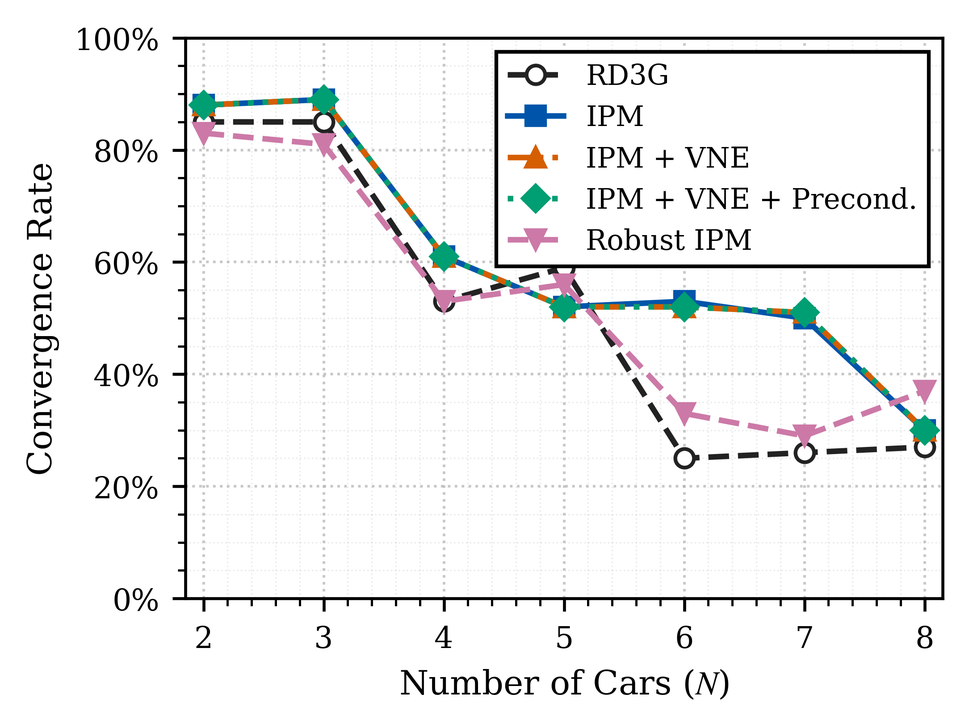
#> input picture plot_scripts/ipm_benchmark_convergence.png, 969 x 728 px, shrunk from 2169 x 1629 before the run; its folder holds 4 pictures in this run
$ python multiple_exposure.py .
#> lines starting #> are read from the running program, lines starting #| are printed output that depends on the picture; after the words box and inside, x2 and y2 are one past the last pixel; in counts of white or black regions, pixels touching at a corner belong together
from __future__ import annotations

import argparse
from pathlib import Path

import numpy as np
from PIL import Image


def create_multiple_exposure(
    folder: str | Path,
    output_path: str | Path | None = None,
    prominence_power: float = 2.0,
    min_opacity: float = 0.35,
) -> Path:
    """Overlay changed pixels from lexicographically sorted PNG frames onto a fixed background."""
#> called with folder = '.', prominence_power = 2, min_opacity = 0.35
    folder = Path(folder)
    frame_paths = sorted(folder.glob("*.png"))
    if not frame_paths:
        raise FileNotFoundError(f"No PNG files found in {folder}")

    if prominence_power <= 0:
        raise ValueError("prominence_power must be positive")
    if not 0.0 <= min_opacity <= 1.0:
        raise ValueError("min_opacity must be between 0 and 1")

    weights = np.arange(1, len(frame_paths) + 1, dtype=np.float32) ** prominence_power
    opacities = weights / weights[-1]
    opacities = min_opacity + (1.0 - min_opacity) * opacities

    with Image.open(frame_paths[0]) as first_image:
#> first_image is the input picture: PIL image 969x728 RGBA; mean R, G, B, A 240.3, 240.8, 240.9, 255
        background = np.asarray(first_image.convert("RGBA"), dtype=np.float32)
        width, height = background.shape[1], background.shape[0]
#> width = 969; height = 728
        output = background.copy()

    for frame_path, opacity in zip(frame_paths[1:], opacities[1:]):
        with Image.open(frame_path) as image:
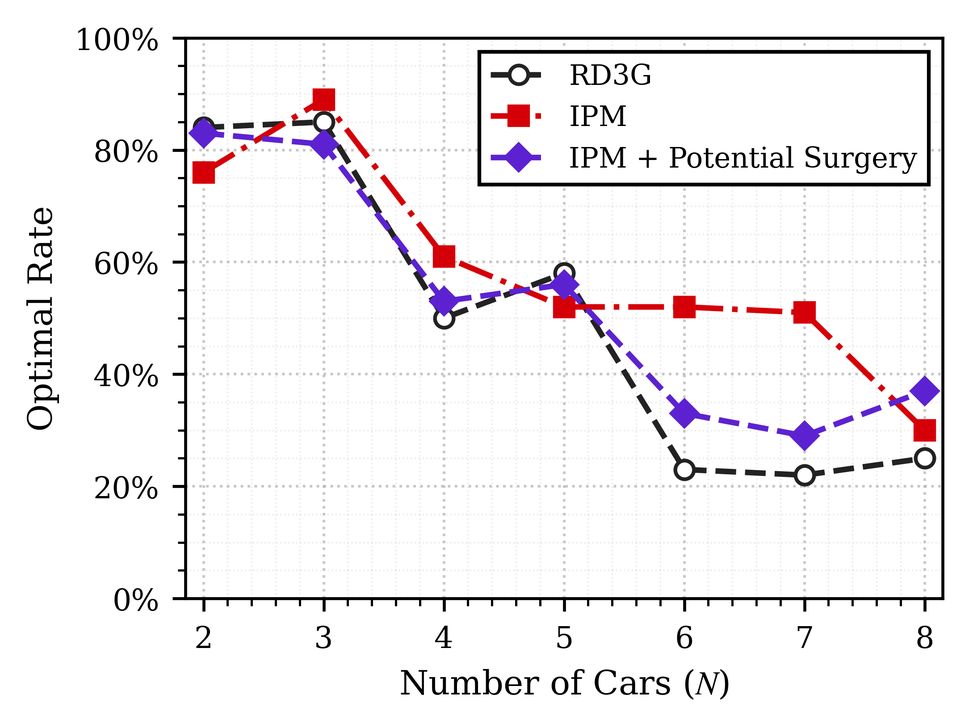
#> input picture plot_scripts/ipm_benchmark_optimal.png, 969 x 728 px, shrunk from 2169 x 1629 before the run
#> image is the input picture: PIL image 969x728 RGBA; mean R, G, B, A 242.5, 239.8, 241.6, 255
            rgba = image.convert("RGBA")
            if rgba.size != (width, height):
                raise ValueError(
                    f"Frame size mismatch for {frame_path}: expected {(width, height)}, got {rgba.size}"
                )
            frame = np.asarray(rgba, dtype=np.float32)

        changed = np.any(frame != background, axis=-1, keepdims=True)
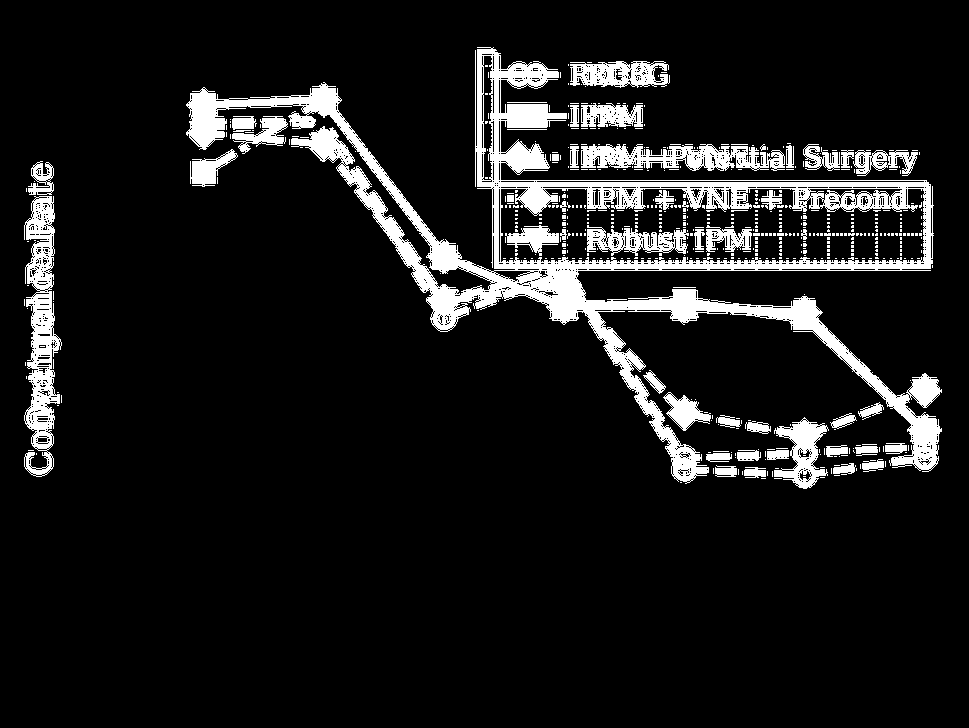
#> changed: shape (728, 969, 1) bool; 10.1% white; 564 white regions (510 under 20 px), largest, box (x1, y1, x2, y2) and area: (186, 47, 942, 484) 42666, (24, 196, 62, 477) 5330, (581, 144, 785, 171) 3350
        if not np.any(changed):
            continue

        blended = output * (1.0 - opacity) + frame * opacity
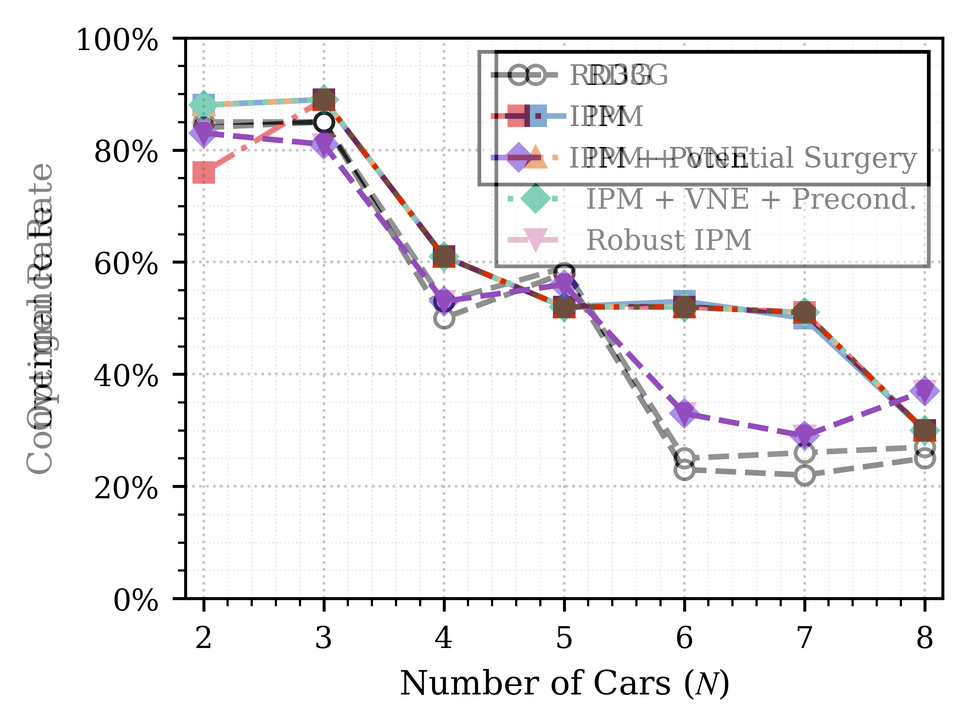
#> blended: shape (728, 969, 4) float32; mean R, G, B, A 242.2, 241.1, 242, 255.9
        output = np.where(changed, blended, output)
#> pass 2 of the loop in create_multiple_exposure, `for frame_path, opacity in zip(frame_paths[1:], opacities[1:]):`:
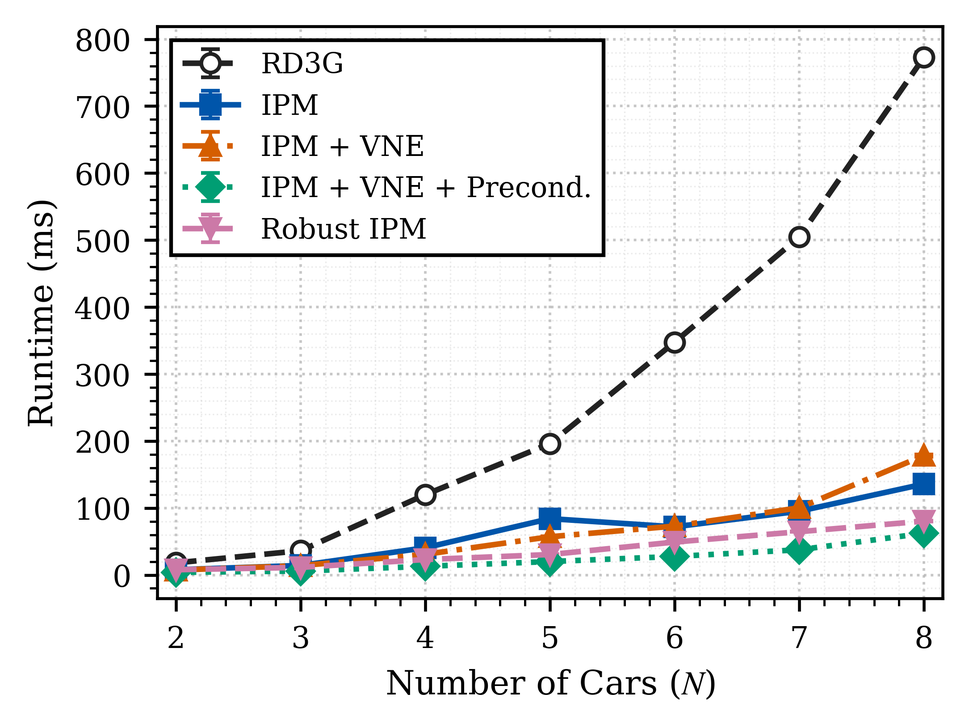
#> input picture plot_scripts/ipm_benchmark_runtime.png, 969 x 728 px, shrunk from 2169 x 1629 before the run
#> in create_multiple_exposure, image is the input picture: PIL image 969x728 RGBA; mean R, G, B, A 238.9, 239.1, 239.3, 255
#> in create_multiple_exposure, `changed = np.any(frame != background, axis=-1, keepdims=True)`:
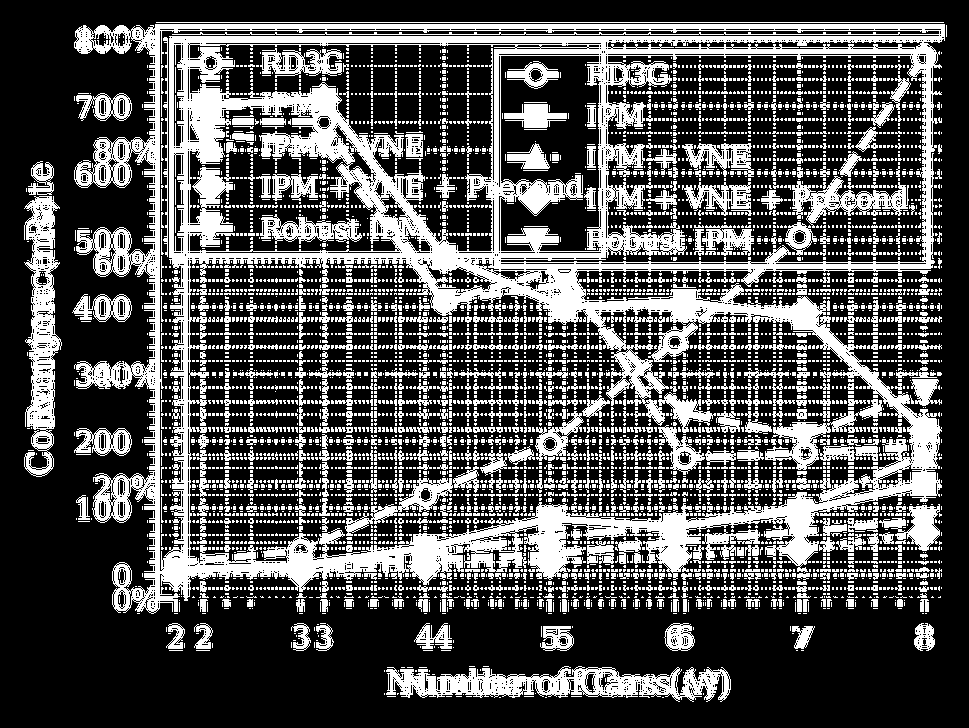
#> changed: shape (728, 969, 1) bool; 32.4% white; 7374 white regions (6594 under 20 px), largest, box (x1, y1, x2, y2) and area: (74, 24, 945, 614) 109469, (386, 666, 731, 702) 6523, (24, 196, 62, 477) 5462
#> in create_multiple_exposure, `blended = output * (1.0 - opacity) + frame * opacity`:
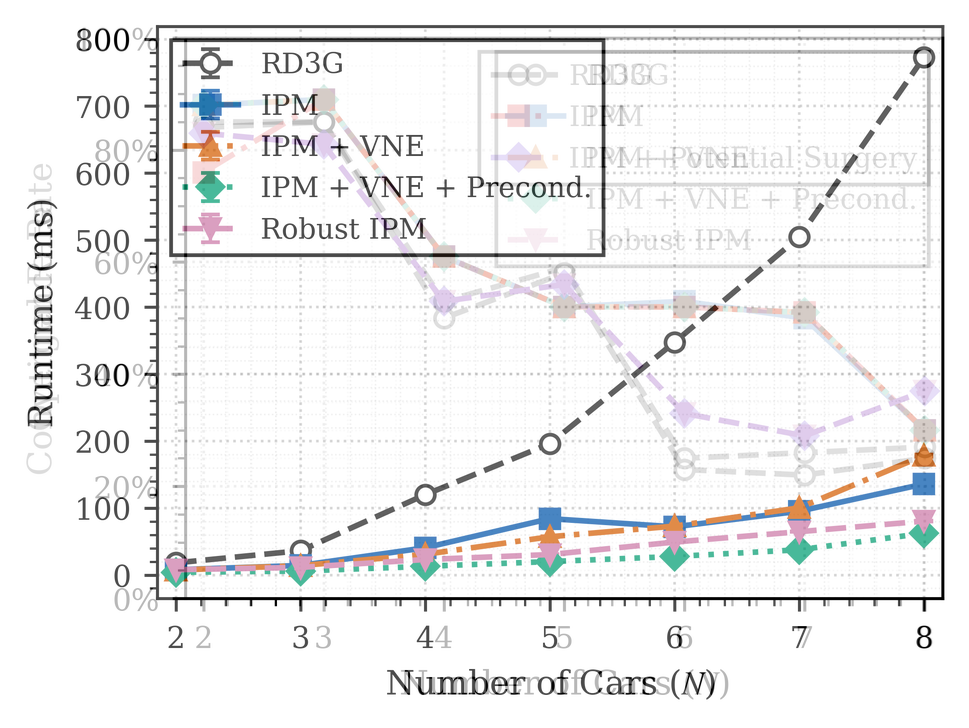
#> blended: shape (728, 969, 4) float32; mean R, G, B, A 240.3, 240.2, 240.6, 255.9
#> pass 3 of the loop in create_multiple_exposure, `for frame_path, opacity in zip(frame_paths[1:], opacities[1:]):`:
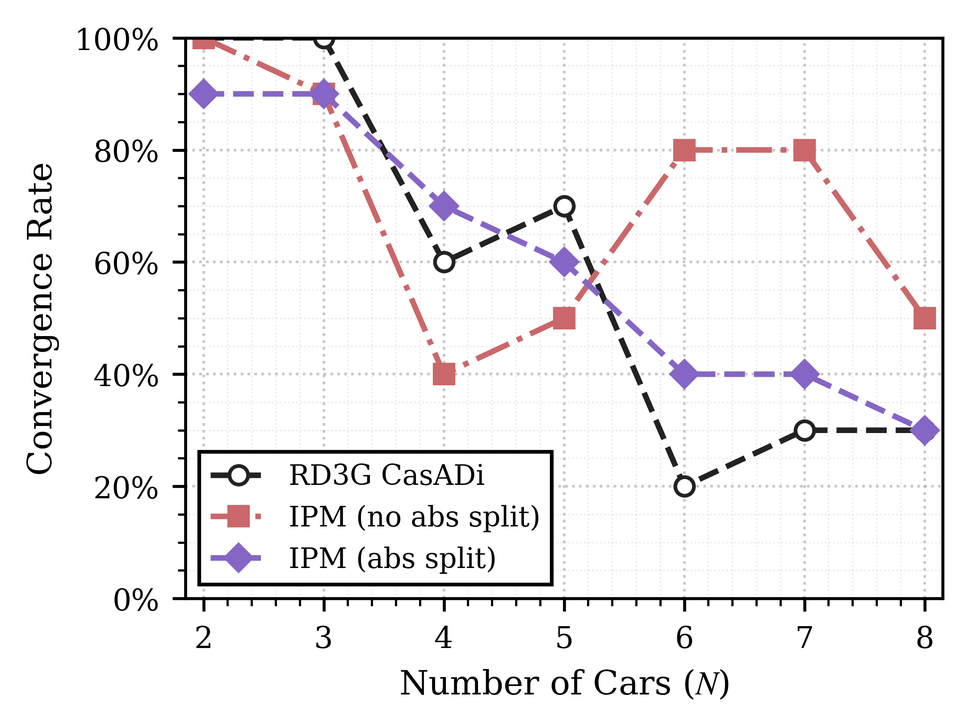
#> input picture plot_scripts/merge_ipm_benchmark_convergence.png, 969 x 728 px, shrunk from 2169 x 1629 before the run
#> in create_multiple_exposure, image is the input picture: PIL image 969x728 RGBA; mean R, G, B, A 242.5, 241.2, 242.2, 255
#> in create_multiple_exposure, `changed = np.any(frame != background, axis=-1, keepdims=True)`:
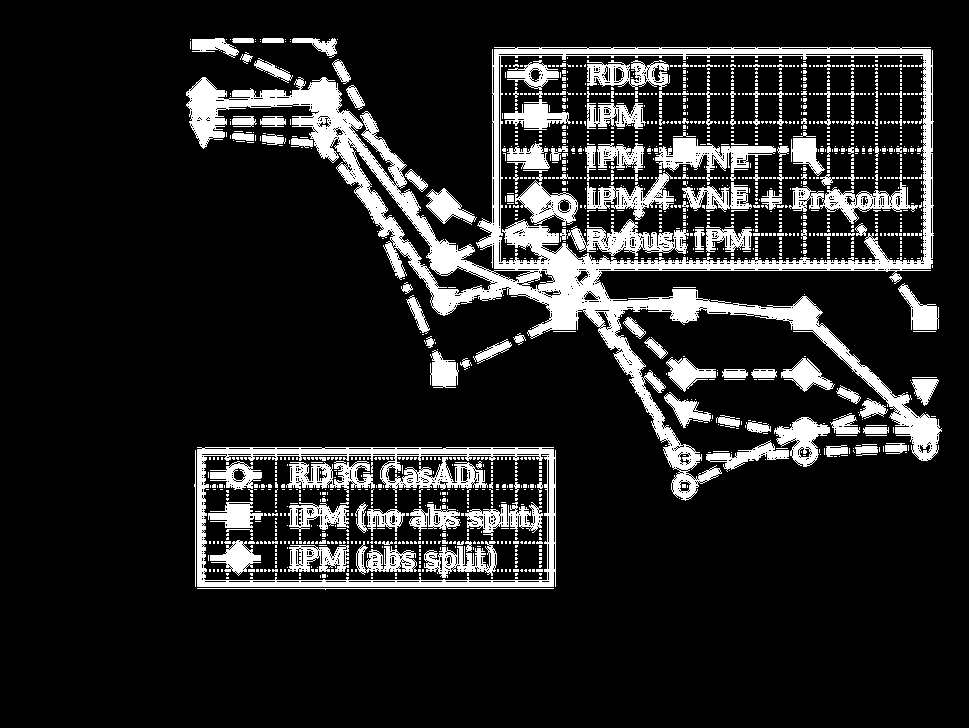
#> changed: shape (728, 969, 1) bool; 14.5% white; 1721 white regions (1567 under 20 px), largest, box (x1, y1, x2, y2) and area: (186, 47, 942, 501) 39248, (197, 447, 556, 587) 8566, (655, 138, 776, 173) 2041
#> in create_multiple_exposure, `output = np.where(changed, blended, output)`:
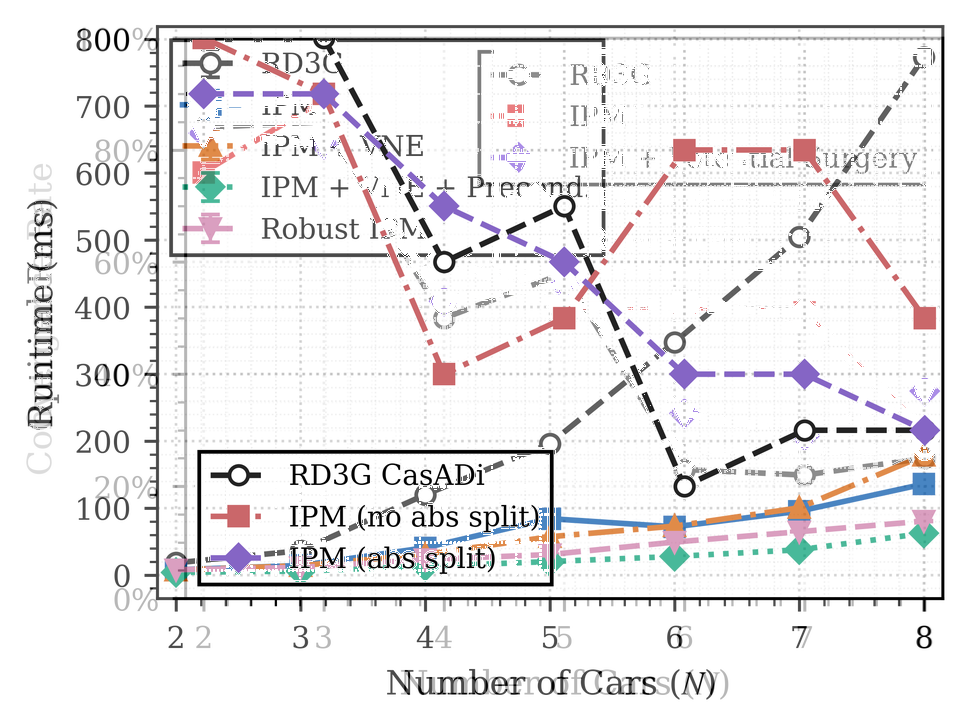
#> output: shape (728, 969, 4) float32; mean R, G, B, A 237.1, 235.7, 236.8, 255.9

    output_path = Path(output_path) if output_path is not None else folder / "multiple_exposure.png"
    Image.fromarray(np.clip(output, 0, 255).astype(np.uint8), mode="RGBA").save(output_path)
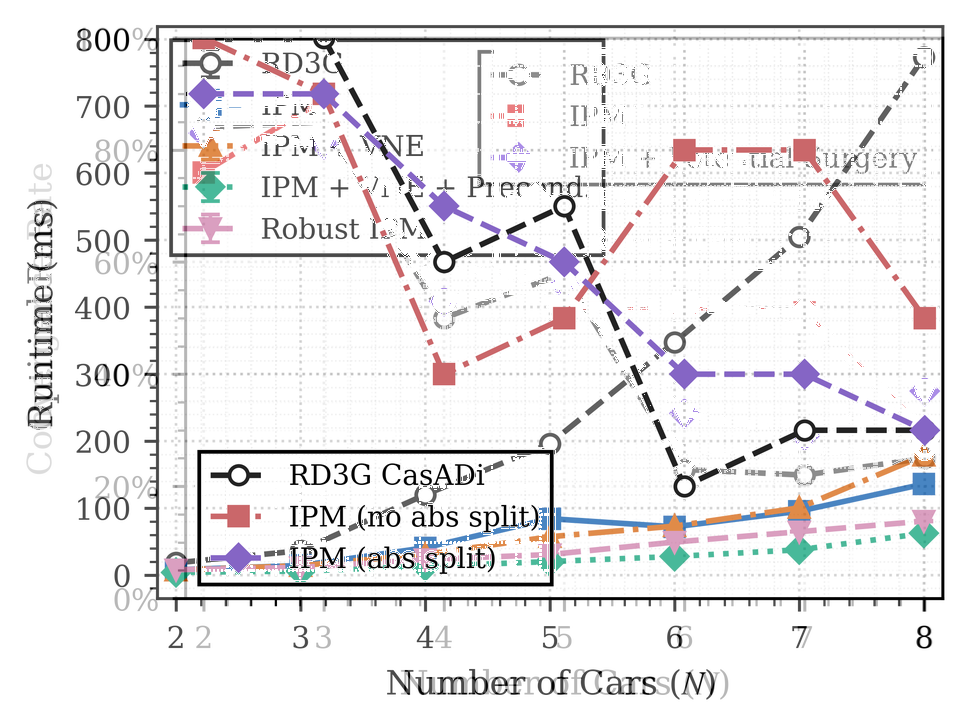
#> saved as multiple_exposure.png: PIL image 969x728 RGBA; mean R, G, B, A 236.2, 234.9, 236, 255
    return output_path


def main() -> None:
    parser = argparse.ArgumentParser(description="Create a multiple-exposure image from PNG frames.")
    parser.add_argument("folder", help="Folder containing PNG frames.")
    parser.add_argument(
        "-o",
        "--output",
        help="Output image path. Defaults to <folder>/multiple_exposure.png.",
    )
    parser.add_argument(
        "--prominence-power",
        type=float,
        default=2.0,
        help="Higher values make later frames more prominent. Default: 2.0.",
    )
    parser.add_argument(
        "--min-opacity",
        type=float,
        default=0.35,
        help="Opacity used for the earliest visible trail frames. Default: 0.35.",
    )
    args = parser.parse_args()
    create_multiple_exposure(args.folder, args.output, args.prominence_power, args.min_opacity)


if __name__ == "__main__":
    main()
